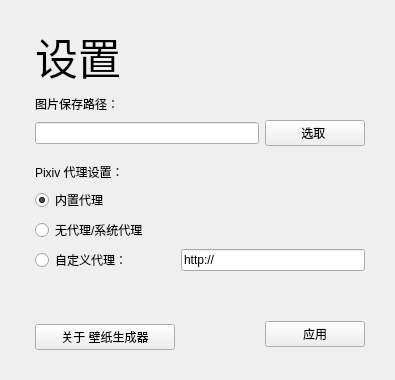
     <widget class="QWidget" name="page_4">
      <layout class="QGridLayout" name="gridLayout_7">
       <item row="0" column="0">
        <widget class="SimpleCardWidget" name="SimpleCardWidget_3">
         <layout class="QGridLayout" name="gridLayout_6">
          <item row="13" column="2" colspan="5">
           <widget class="LineEdit" name="UserInputAgency">
            <property name="text">
             <string>http://</string>
            </property>
           </widget>
          </item>
          <item row="17" column="6" rowspan="2">
           <widget class="PrimaryPushButton" name="SaveSettings">
            <property name="minimumSize">
             <size>
              <width>100</width>
              <height>0</height>
             </size>
            </property>
            <property name="text">
             <string>应用</string>
            </property>
           </widget>
          </item>
          <item row="9" column="1">
           <widget class="RadioButton" name="InsiderAgency">
            <property name="text">
             <string>内置代理</string>
            </property>
            <property name="checked">
             <bool>true</bool>
            </property>
           </widget>
          </item>
          <item row="1" column="1">
           <spacer name="verticalSpacer_27">
            <property name="orientation">
             <enum>Qt::Vertical</enum>
            </property>
            <property name="sizeType">
             <enum>QSizePolicy::Fixed</enum>
            </property>
            <property name="sizeHint" stdset="0">
             <size>
              <width>20</width>
              <height>5</height>
             </size>
            </property>
           </spacer>
          </item>
          <item row="18" column="8">
           <spacer name="verticalSpacer_26">
            <property name="orientation">
             <enum>Qt::Horizontal</enum>
            </property>
            <property name="sizeType">
             <enum>QSizePolicy::Fixed</enum>
            </property>
            <property name="sizeHint" stdset="0">
             <size>
              <width>10</width>
              <height>20</height>
             </size>
            </property>
           </spacer>
          </item>
          <item row="20" column="6">
           <spacer name="verticalSpacer_25">
            <property name="orientation">
             <enum>Qt::Vertical</enum>
            </property>
            <property name="sizeType">
             <enum>QSizePolicy::Fixed</enum>
            </property>
            <property name="sizeHint" stdset="0">
             <size>
              <width>20</width>
              <height>10</height>
             </size>
            </property>
           </spacer>
          </item>
          <item row="7" column="1">
           <spacer name="verticalSpacer_24">
            <property name="orientation">
             <enum>Qt::Vertical</enum>
            </property>
            <property name="sizeType">
             <enum>QSizePolicy::Fixed</enum>
            </property>
            <property name="sizeHint" stdset="0">
             <size>
              <width>20</width>
              <height>10</height>
             </size>
            </property>
           </spacer>
          </item>
          <item row="14" column="2">
           <spacer name="verticalSpacer_23">
            <property name="orientation">
             <enum>Qt::Vertical</enum>
            </property>
            <property name="sizeHint" stdset="0">
             <size>
              <width>20</width>
              <height>40</height>
             </size>
            </property>
           </spacer>
          </item>
          <item row="8" column="0">
           <spacer name="horizontalSpacer_12">
            <property name="orientation">
             <enum>Qt::Horizontal</enum>
            </property>
            <property name="sizeType">
             <enum>QSizePolicy::Fixed</enum>
            </property>
            <property name="sizeHint" stdset="0">
             <size>
              <width>15</width>
              <height>20</height>
             </size>
            </property>
           </spacer>
          </item>
          <item row="13" column="1">
           <widget class="RadioButton" name="UserAgency">
            <property name="text">
             <string>自定义代理：</string>
            </property>
           </widget>
          </item>
          <item row="8" column="1">
           <widget class="SubtitleLabel" name="SubtitleLabel_4">
            <property name="text">
             <string>Pixiv 代理设置：</string>
            </property>
           </widget>
          </item>
          <item row="12" column="1">
           <widget class="RadioButton" name="NoAgency">
            <property name="text">
             <string>无代理/系统代理</string>
            </property>
           </widget>
          </item>
          <item row="4" column="4">
           <spacer name="horizontalSpacer_11">
            <property name="orientation">
             <enum>Qt::Horizontal</enum>
            </property>
            <property name="sizeHint" stdset="0">
             <size>
              <width>40</width>
              <height>20</height>
             </size>
            </property>
           </spacer>
          </item>
          <item row="5" column="1" colspan="5">
           <widget class="LineEdit" name="SavePath"/>
          </item>
          <item row="5" column="6">
           <widget class="PushButton" name="ChosePath">
            <property name="minimumSize">
             <size>
              <width>100</width>
              <height>0</height>
             </size>
            </property>
            <property name="text">
             <string>选取 </string>
            </property>
           </widget>
          </item>
          <item row="3" column="1">
           <widget class="LargeTitleLabel" name="LargeTitleLabel">
            <property name="font">
             <font>
              <family>HarmonyOS Sans SC</family>
              <pointsize>32</pointsize>
              <bold>false</bold>
             </font>
            </property>
            <property name="text">
             <string>设置</string>
            </property>
           </widget>
          </item>
          <item row="4" column="1">
           <widget class="SubtitleLabel" name="SubtitleLabel_3">
            <property name="text">
             <string>图片保存路径：</string>
            </property>
           </widget>
          </item>
          <item row="18" column="1">
           <widget class="PushButton" name="AboutButton">
            <property name="minimumSize">
             <size>
              <width>140</width>
              <height>0</height>
             </size>
            </property>
            <property name="text">
             <string>关于 壁纸生成器</string>
            </property>
           </widget>
          </item>
         </layout>
        </widget>
       </item>
      </layout>
     </widget>
